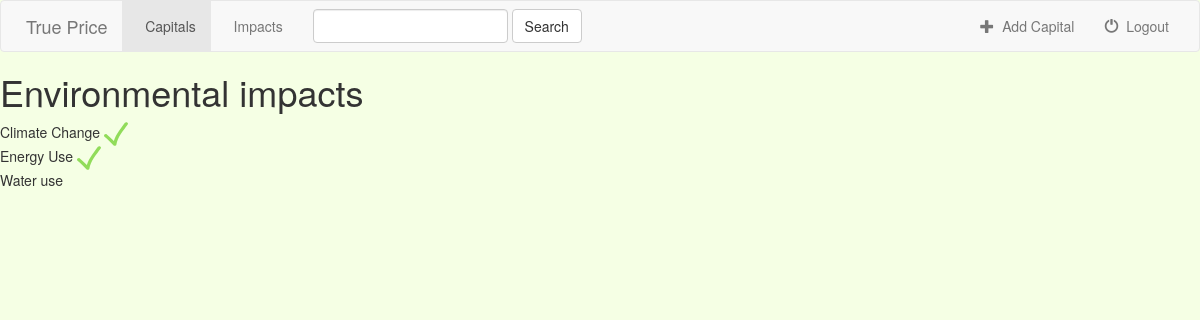
/co2/1/, run on the app's committed database.
### co2/models.py (models this page shows, shortened)
class Capital(models.Model):
    color = models.CharField(max_length=100)
    capital_title = models.CharField(max_length=200)

class Impact(models.Model):
    capital = models.ForeignKey(Capital, on_delete=models.CASCADE)
    footprint = models.CharField(max_length=100)
    impact_title = models.CharField(max_length=200)
    valuation = models.CharField(max_length=100)
    is_favorite = models.BooleanField(default=False)

### co2/views.py (the view)
# urls.py: url(r'^(?P<pk>[0-9]+)/$', views.DetailView.as_view(), name='detail'),
class DetailView(generic.DetailView):
    model = Capital
    template_name = 'co2/detail.html'

### co2/templates/co2/detail.html (shortened to what this page needs)
{% extends 'co2/base.html' %}
{% block body %}
    <h1>{{ capital.capital_title }}</h1>
        {% for impact in capital.impact_set.all %}
           {{  impact.impact_title }}
            {% if impact.is_favorite %}
                <img />
            {% endif %}
            <br>
        {% endfor %}
{% endblock %}

### co2/static/co2/style.css (style rules this page uses)
body { background: #f5ffe4 }

### data on the page
Capital: capital_title "Environmental impacts"
Impact: impact_title "Climate Change", is_favorite True (drawn)
Impact: impact_title "Energy Use", is_favorite True (drawn)
Impact: impact_title "Water use"
